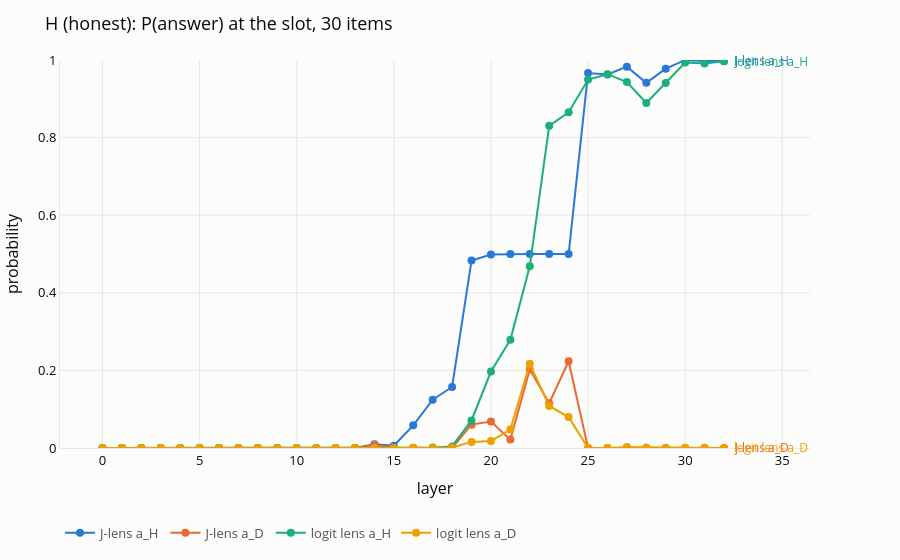
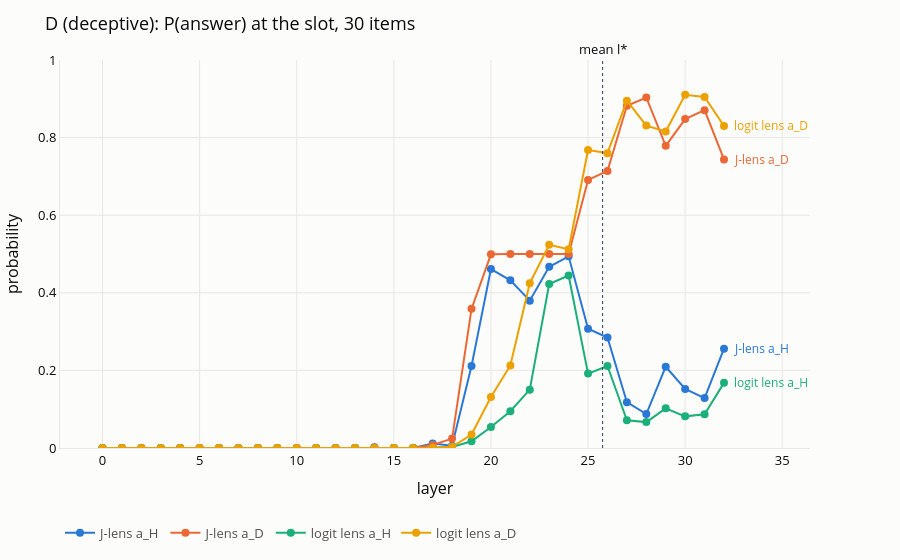
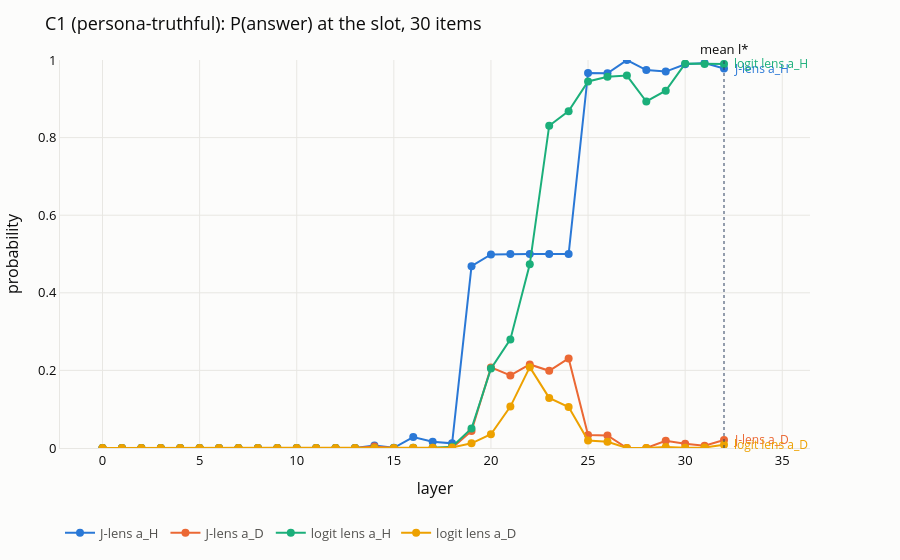
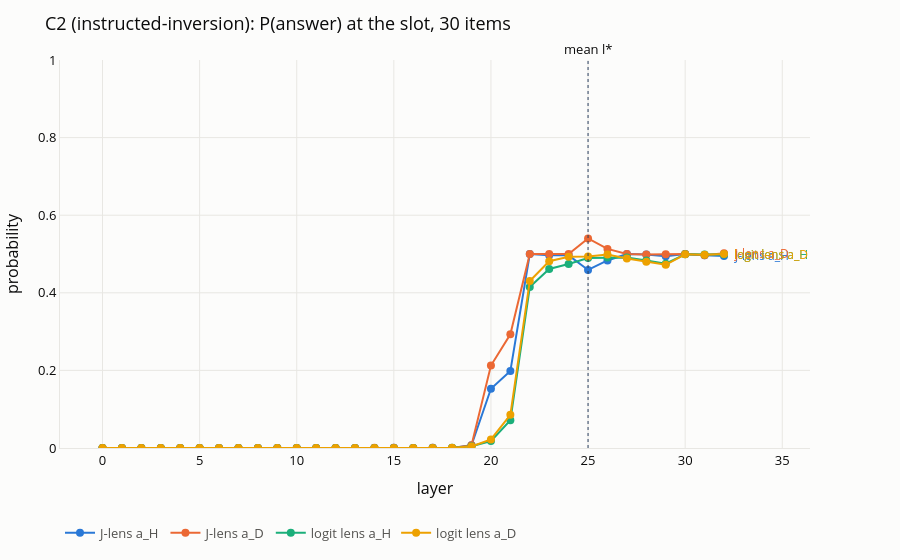

The notebook cell these images were saved under, in order:
### Code cell
# The 4.2 figure, one per condition. Four series each -- J-lens and logit lens,
# a_H and a_D -- which is viz.SERIES's full colour budget, so conditions are
# compared in the next cell rather than by crowding a fifth line in here.
for cond in CONDS:
    if cond in grouped:
        lens_readout.plot_condition(
            grouped[cond],
            title=f"{cond} ({items.CONDITION_NAMES[cond]}): P(answer) at the slot, "
                  f"{len(grouped[cond])} items",
            n_layers=reader.n_layers,
        ).show()

### Figure 1 — Plotly figure (JSON) as saved in the notebook; plotly's stock layout.template omitted (floating-point values rounded to 4 significant figures)
{"data": [{"hovertemplate": "J-lens a_H<br>layer %{x}<br>%{y:.3f}<extra></extra>", "line": {"color": "#2a78d6", "width": 2}, "marker": {"color": "#2a78d6", "size": 8}, "mode": "lines+markers", "name": "J-lens a_H", "type": "scatter", "x": [0, 1, 2, 3, 4, 5, 6, 7, 8, 9, 10, 11, 12, 13, 14, 15, 16, 17, 18, 19, 20, 21, 22, 23, 24, 25, 26, 27, 28, 29, 30, 31, 32], "y": [8.133e-28, 2.635e-23, 1.284e-20, 4.328e-13, 1.608e-15, 4.905e-16, 2.709e-10, 4.505e-09, 1.18e-09, 2.993e-08, 4.953e-08, 5.133e-10, 6.76e-07, 1.687e-05, 0.009731, 0.005968, 0.05835, 0.1243, 0.1573, 0.4831, 0.4986, 0.5, 0.5, 0.5, 0.5, 0.9665, 0.9625, 0.9828, 0.9411, 0.9776, 0.9996, 0.9977, 0.9975]}, {"hovertemplate": "J-lens a_D<br>layer %{x}<br>%{y:.3f}<extra></extra>", "line": {"color": "#eb6834", "width": 2}, "marker": {"color": "#eb6834", "size": 8}, "mode": "lines+markers", "name": "J-lens a_D", "type": "scatter", "x": [0, 1, 2, 3, 4, 5, 6, 7, 8, 9, 10, 11, 12, 13, 14, 15, 16, 17, 18, 19, 20, 21, 22, 23, 24, 25, 26, 27, 28, 29, 30, 31, 32], "y": [8.043e-28, 2.872e-23, 1.434e-20, 4.332e-13, 1.621e-15, 5.591e-16, 2.736e-10, 4.604e-09, 1.233e-09, 3.185e-08, 5.217e-08, 7.263e-10, 8.618e-07, 2.805e-05, 0.007991, 0.000468, 7.83e-06, 5.906e-05, 1.364e-06, 0.06023, 0.06839, 0.02159, 0.2021, 0.1153, 0.2235, 3.3e-14, 6.346e-10, 2.06e-07, 8.66e-06, 6.525e-06, 5.358e-06, 3.21e-05, 3.243e-05]}, {"hovertemplate": "logit lens a_H<br>layer %{x}<br>%{y:.3f}<extra></extra>", "line": {"color": "#1baf7a", "width": 2}, "marker": {"color": "#1baf7a", "size": 8}, "mode": "lines+markers", "name": "logit lens a_H", "type": "scatter", "x": [0, 1, 2, 3, 4, 5, 6, 7, 8, 9, 10, 11, 12, 13, 14, 15, 16, 17, 18, 19, 20, 21, 22, 23, 24, 25, 26, 27, 28, 29, 30, 31, 32], "y": [1.487e-31, 2.468e-33, 2.766e-23, 2.248e-23, 5.271e-12, 1.667e-09, 1.228e-07, 2.352e-06, 1.609e-05, 2.698e-05, 3.843e-05, 3.406e-05, 1.81e-05, 1.73e-05, 2.55e-05, 5.883e-05, 0.0008407, 0.00114, 0.004028, 0.07095, 0.1972, 0.2788, 0.4686, 0.8304, 0.8651, 0.9497, 0.9634, 0.943, 0.8892, 0.9404, 0.9933, 0.9909, 0.9967]}, {"hovertemplate": "logit lens a_D<br>layer %{x}<br>%{y:.3f}<extra></extra>", "line": {"color": "#eda100", "width": 2}, "marker": {"color": "#eda100", "size": 8}, "mode": "lines+markers", "name": "logit lens a_D", "type": "scatter", "x": [0, 1, 2, 3, 4, 5, 6, 7, 8, 9, 10, 11, 12, 13, 14, 15, 16, 17, 18, 19, 20, 21, 22, 23, 24, 25, 26, 27, 28, 29, 30, 31, 32], "y": [1.427e-31, 1.833e-33, 2.563e-23, 2.25e-23, 5.52e-12, 1.722e-09, 1.278e-07, 2.407e-06, 1.58e-05, 2.781e-05, 3.957e-05, 3.442e-05, 1.802e-05, 1.694e-05, 2.349e-05, 4.705e-05, 0.0003339, 0.0003193, 0.001171, 0.01573, 0.01826, 0.04756, 0.217, 0.1084, 0.07962, 7.049e-06, 1.043e-05, 0.002376, 0.001568, 0.0009371, 0.0007626, 0.0005284, 0.0001116]}], "layout": {"annotations": [{"font": {"color": "#2a78d6", "size": 12}, "showarrow": false, "text": "J-lens a_H", "x": 32, "xanchor": "left", "xshift": 8, "y": 0.9975}, {"font": {"color": "#eb6834", "size": 12}, "showarrow": false, "text": "J-lens a_D", "x": 32, "xanchor": "left", "xshift": 8, "y": 3.243e-05}, {"font": {"color": "#1baf7a", "size": 12}, "showarrow": false, "text": "logit lens a_H", "x": 32, "xanchor": "left", "xshift": 8, "y": 0.9967}, {"font": {"color": "#eda100", "size": 12}, "showarrow": false, "text": "logit lens a_D", "x": 32, "xanchor": "left", "xshift": 8, "y": 0.0001116}], "font": {"color": "#0b0b0b", "size": 13}, "legend": {"font": {"color": "#52514e"}, "orientation": "h", "x": 0, "y": -0.18}, "margin": {"b": 50, "l": 60, "r": 90, "t": 60}, "paper_bgcolor": "#fcfcfb", "plot_bgcolor": "#fcfcfb", "title": {"text": "H (honest): P(answer) at the slot, 30 items"}, "xaxis": {"gridcolor": "#e8e7e3", "linecolor": "#e8e7e3", "title": {"text": "layer"}, "zeroline": false}, "yaxis": {"gridcolor": "#e8e7e3", "linecolor": "#e8e7e3", "range": [0, 1], "title": {"text": "probability"}, "zeroline": false}}}

### Figure 2 — Plotly figure (JSON) as saved in the notebook; plotly's stock layout.template omitted (floating-point values rounded to 4 significant figures)
{"data": [{"hovertemplate": "J-lens a_H<br>layer %{x}<br>%{y:.3f}<extra></extra>", "line": {"color": "#2a78d6", "width": 2}, "marker": {"color": "#2a78d6", "size": 8}, "mode": "lines+markers", "name": "J-lens a_H", "type": "scatter", "x": [0, 1, 2, 3, 4, 5, 6, 7, 8, 9, 10, 11, 12, 13, 14, 15, 16, 17, 18, 19, 20, 21, 22, 23, 24, 25, 26, 27, 28, 29, 30, 31, 32], "y": [2.048e-27, 8.654e-23, 2.275e-20, 4.989e-13, 2.469e-15, 1.182e-15, 2.815e-10, 4.509e-09, 7.476e-10, 2.491e-08, 4.516e-08, 1.366e-10, 3.614e-07, 3.894e-05, 0.00184, 3.806e-05, 0.0001366, 0.01138, 0.006002, 0.2113, 0.4613, 0.4321, 0.3797, 0.4671, 0.4939, 0.3074, 0.2847, 0.1181, 0.08748, 0.2094, 0.152, 0.1287, 0.2559]}, {"hovertemplate": "J-lens a_D<br>layer %{x}<br>%{y:.3f}<extra></extra>", "line": {"color": "#eb6834", "width": 2}, "marker": {"color": "#eb6834", "size": 8}, "mode": "lines+markers", "name": "J-lens a_D", "type": "scatter", "x": [0, 1, 2, 3, 4, 5, 6, 7, 8, 9, 10, 11, 12, 13, 14, 15, 16, 17, 18, 19, 20, 21, 22, 23, 24, 25, 26, 27, 28, 29, 30, 31, 32], "y": [1.82e-27, 8.614e-23, 2.432e-20, 5.14e-13, 2.589e-15, 1.454e-15, 2.858e-10, 4.515e-09, 7.498e-10, 2.542e-08, 4.675e-08, 1.562e-10, 3.624e-07, 5.063e-05, 0.00139, 3.126e-05, 0.0001534, 0.007755, 0.02419, 0.3586, 0.4992, 0.4999, 0.5, 0.5, 0.5, 0.6908, 0.7141, 0.8819, 0.9034, 0.7788, 0.8478, 0.8707, 0.7436]}, {"hovertemplate": "logit lens a_H<br>layer %{x}<br>%{y:.3f}<extra></extra>", "line": {"color": "#1baf7a", "width": 2}, "marker": {"color": "#1baf7a", "size": 8}, "mode": "lines+markers", "name": "logit lens a_H", "type": "scatter", "x": [0, 1, 2, 3, 4, 5, 6, 7, 8, 9, 10, 11, 12, 13, 14, 15, 16, 17, 18, 19, 20, 21, 22, 23, 24, 25, 26, 27, 28, 29, 30, 31, 32], "y": [5.022e-31, 7.317e-33, 7.725e-23, 4.52e-23, 5.654e-12, 1.11e-09, 7.747e-08, 1.879e-06, 1.491e-05, 2.126e-05, 3.633e-05, 2.867e-05, 1.52e-05, 1.423e-05, 2.004e-05, 3.216e-05, 0.0003509, 0.0005034, 0.002741, 0.01727, 0.05423, 0.09471, 0.1504, 0.4225, 0.4445, 0.1918, 0.2113, 0.07139, 0.06672, 0.1023, 0.08154, 0.08688, 0.1679]}, {"hovertemplate": "logit lens a_D<br>layer %{x}<br>%{y:.3f}<extra></extra>", "line": {"color": "#eda100", "width": 2}, "marker": {"color": "#eda100", "size": 8}, "mode": "lines+markers", "name": "logit lens a_D", "type": "scatter", "x": [0, 1, 2, 3, 4, 5, 6, 7, 8, 9, 10, 11, 12, 13, 14, 15, 16, 17, 18, 19, 20, 21, 22, 23, 24, 25, 26, 27, 28, 29, 30, 31, 32], "y": [4.785e-31, 5.853e-33, 6.305e-23, 4.856e-23, 6.294e-12, 1.21e-09, 8.249e-08, 1.932e-06, 1.484e-05, 2.196e-05, 3.719e-05, 2.886e-05, 1.509e-05, 1.412e-05, 1.98e-05, 3.163e-05, 0.000292, 0.0005108, 0.003074, 0.03479, 0.1315, 0.2128, 0.4248, 0.5236, 0.5124, 0.7681, 0.7599, 0.8953, 0.8309, 0.8157, 0.9104, 0.9048, 0.83]}], "layout": {"annotations": [{"font": {"color": "#2a78d6", "size": 12}, "showarrow": false, "text": "J-lens a_H", "x": 32, "xanchor": "left", "xshift": 8, "y": 0.2559}, {"font": {"color": "#eb6834", "size": 12}, "showarrow": false, "text": "J-lens a_D", "x": 32, "xanchor": "left", "xshift": 8, "y": 0.7436}, {"font": {"color": "#1baf7a", "size": 12}, "showarrow": false, "text": "logit lens a_H", "x": 32, "xanchor": "left", "xshift": 8, "y": 0.1679}, {"font": {"color": "#eda100", "size": 12}, "showarrow": false, "text": "logit lens a_D", "x": 32, "xanchor": "left", "xshift": 8, "y": 0.83}, {"showarrow": false, "text": "mean l*", "x": 25.75, "xanchor": "center", "xref": "x", "y": 1, "yanchor": "bottom", "yref": "y domain"}], "font": {"color": "#0b0b0b", "size": 13}, "legend": {"font": {"color": "#52514e"}, "orientation": "h", "x": 0, "y": -0.18}, "margin": {"b": 50, "l": 60, "r": 90, "t": 60}, "paper_bgcolor": "#fcfcfb", "plot_bgcolor": "#fcfcfb", "shapes": [{"line": {"dash": "dot", "width": 1}, "type": "line", "x0": 25.75, "x1": 25.75, "xref": "x", "y0": 0, "y1": 1, "yref": "y domain"}], "title": {"text": "D (deceptive): P(answer) at the slot, 30 items"}, "xaxis": {"gridcolor": "#e8e7e3", "linecolor": "#e8e7e3", "title": {"text": "layer"}, "zeroline": false}, "yaxis": {"gridcolor": "#e8e7e3", "linecolor": "#e8e7e3", "range": [0, 1], "title": {"text": "probability"}, "zeroline": false}}}

### Figure 3 — Plotly figure (JSON) as saved in the notebook; plotly's stock layout.template omitted (floating-point values rounded to 4 significant figures)
{"data": [{"hovertemplate": "J-lens a_H<br>layer %{x}<br>%{y:.3f}<extra></extra>", "line": {"color": "#2a78d6", "width": 2}, "marker": {"color": "#2a78d6", "size": 8}, "mode": "lines+markers", "name": "J-lens a_H", "type": "scatter", "x": [0, 1, 2, 3, 4, 5, 6, 7, 8, 9, 10, 11, 12, 13, 14, 15, 16, 17, 18, 19, 20, 21, 22, 23, 24, 25, 26, 27, 28, 29, 30, 31, 32], "y": [1.97e-27, 8.794e-23, 2.381e-20, 5.19e-13, 2.76e-15, 1.196e-15, 2.411e-10, 2.913e-09, 5.05e-10, 1.867e-08, 3.989e-08, 1.075e-10, 2.632e-07, 4.398e-05, 0.006135, 0.0005714, 0.02818, 0.01614, 0.01209, 0.4686, 0.4988, 0.4999, 0.5, 0.5, 0.5, 0.9666, 0.9658, 0.9999, 0.974, 0.9701, 0.9891, 0.9924, 0.9783]}, {"hovertemplate": "J-lens a_D<br>layer %{x}<br>%{y:.3f}<extra></extra>", "line": {"color": "#eb6834", "width": 2}, "marker": {"color": "#eb6834", "size": 8}, "mode": "lines+markers", "name": "J-lens a_D", "type": "scatter", "x": [0, 1, 2, 3, 4, 5, 6, 7, 8, 9, 10, 11, 12, 13, 14, 15, 16, 17, 18, 19, 20, 21, 22, 23, 24, 25, 26, 27, 28, 29, 30, 31, 32], "y": [1.618e-27, 8.784e-23, 2.316e-20, 5.14e-13, 2.82e-15, 1.244e-15, 2.435e-10, 2.89e-09, 5.001e-10, 1.913e-08, 4.13e-08, 1.117e-10, 2.93e-07, 5.549e-05, 0.003952, 0.000106, 7.659e-06, 0.0004116, 3.695e-06, 0.04385, 0.2076, 0.1869, 0.2153, 0.199, 0.2309, 0.03333, 0.03253, 3.377e-07, 2.492e-06, 0.01864, 0.01069, 0.006075, 0.02074]}, {"hovertemplate": "logit lens a_H<br>layer %{x}<br>%{y:.3f}<extra></extra>", "line": {"color": "#1baf7a", "width": 2}, "marker": {"color": "#1baf7a", "size": 8}, "mode": "lines+markers", "name": "logit lens a_H", "type": "scatter", "x": [0, 1, 2, 3, 4, 5, 6, 7, 8, 9, 10, 11, 12, 13, 14, 15, 16, 17, 18, 19, 20, 21, 22, 23, 24, 25, 26, 27, 28, 29, 30, 31, 32], "y": [4.305e-31, 5.749e-33, 6.013e-23, 3.824e-23, 4.805e-12, 9.006e-10, 7.583e-08, 1.952e-06, 1.356e-05, 1.941e-05, 3.427e-05, 2.73e-05, 1.542e-05, 1.452e-05, 1.995e-05, 4.748e-05, 0.0005223, 0.0008126, 0.003304, 0.0504, 0.2046, 0.2799, 0.4734, 0.8306, 0.8682, 0.9447, 0.9566, 0.9599, 0.8931, 0.9208, 0.9908, 0.9894, 0.9897]}, {"hovertemplate": "logit lens a_D<br>layer %{x}<br>%{y:.3f}<extra></extra>", "line": {"color": "#eda100", "width": 2}, "marker": {"color": "#eda100", "size": 8}, "mode": "lines+markers", "name": "logit lens a_D", "type": "scatter", "x": [0, 1, 2, 3, 4, 5, 6, 7, 8, 9, 10, 11, 12, 13, 14, 15, 16, 17, 18, 19, 20, 21, 22, 23, 24, 25, 26, 27, 28, 29, 30, 31, 32], "y": [3.658e-31, 5.079e-33, 5.362e-23, 4.49e-23, 5.238e-12, 9.613e-10, 7.703e-08, 1.948e-06, 1.332e-05, 1.968e-05, 3.439e-05, 2.735e-05, 1.53e-05, 1.431e-05, 1.922e-05, 4.423e-05, 0.0003378, 0.000366, 0.001442, 0.0121, 0.03542, 0.1068, 0.2084, 0.1291, 0.1057, 0.01911, 0.01628, 1.298e-05, 5.808e-05, 0.002667, 0.0007651, 0.001256, 0.008161]}], "layout": {"annotations": [{"font": {"color": "#2a78d6", "size": 12}, "showarrow": false, "text": "J-lens a_H", "x": 32, "xanchor": "left", "xshift": 8, "y": 0.9783}, {"font": {"color": "#eb6834", "size": 12}, "showarrow": false, "text": "J-lens a_D", "x": 32, "xanchor": "left", "xshift": 8, "y": 0.02074}, {"font": {"color": "#1baf7a", "size": 12}, "showarrow": false, "text": "logit lens a_H", "x": 32, "xanchor": "left", "xshift": 8, "y": 0.9897}, {"font": {"color": "#eda100", "size": 12}, "showarrow": false, "text": "logit lens a_D", "x": 32, "xanchor": "left", "xshift": 8, "y": 0.008161}, {"showarrow": false, "text": "mean l*", "x": 32, "xanchor": "center", "xref": "x", "y": 1, "yanchor": "bottom", "yref": "y domain"}], "font": {"color": "#0b0b0b", "size": 13}, "legend": {"font": {"color": "#52514e"}, "orientation": "h", "x": 0, "y": -0.18}, "margin": {"b": 50, "l": 60, "r": 90, "t": 60}, "paper_bgcolor": "#fcfcfb", "plot_bgcolor": "#fcfcfb", "shapes": [{"line": {"dash": "dot", "width": 1}, "type": "line", "x0": 32, "x1": 32, "xref": "x", "y0": 0, "y1": 1, "yref": "y domain"}], "title": {"text": "C1 (persona-truthful): P(answer) at the slot, 30 items"}, "xaxis": {"gridcolor": "#e8e7e3", "linecolor": "#e8e7e3", "title": {"text": "layer"}, "zeroline": false}, "yaxis": {"gridcolor": "#e8e7e3", "linecolor": "#e8e7e3", "range": [0, 1], "title": {"text": "probability"}, "zeroline": false}}}

### Figure 4 — Plotly figure (JSON) as saved in the notebook; plotly's stock layout.template omitted (floating-point values rounded to 4 significant figures)
{"data": [{"hovertemplate": "J-lens a_H<br>layer %{x}<br>%{y:.3f}<extra></extra>", "line": {"color": "#2a78d6", "width": 2}, "marker": {"color": "#2a78d6", "size": 8}, "mode": "lines+markers", "name": "J-lens a_H", "type": "scatter", "x": [0, 1, 2, 3, 4, 5, 6, 7, 8, 9, 10, 11, 12, 13, 14, 15, 16, 17, 18, 19, 20, 21, 22, 23, 24, 25, 26, 27, 28, 29, 30, 31, 32], "y": [1.063e-27, 3.855e-23, 1.492e-20, 3.426e-13, 2.868e-15, 4.003e-16, 2.488e-10, 8.203e-09, 2.44e-09, 4.949e-08, 1.293e-07, 2.067e-09, 1.177e-06, 2.298e-05, 0.000303, 0.0008514, 0.0001999, 0.0006633, 6.284e-05, 0.00718, 0.1527, 0.1982, 0.4999, 0.4966, 0.4965, 0.4589, 0.4834, 0.5, 0.4988, 0.4945, 0.4997, 0.4966, 0.4949]}, {"hovertemplate": "J-lens a_D<br>layer %{x}<br>%{y:.3f}<extra></extra>", "line": {"color": "#eb6834", "width": 2}, "marker": {"color": "#eb6834", "size": 8}, "mode": "lines+markers", "name": "J-lens a_D", "type": "scatter", "x": [0, 1, 2, 3, 4, 5, 6, 7, 8, 9, 10, 11, 12, 13, 14, 15, 16, 17, 18, 19, 20, 21, 22, 23, 24, 25, 26, 27, 28, 29, 30, 31, 32], "y": [8.255e-28, 3.803e-23, 1.449e-20, 3.394e-13, 2.846e-15, 4.548e-16, 2.464e-10, 8.2e-09, 2.493e-09, 5.169e-08, 1.409e-07, 2.932e-09, 1.612e-06, 3.505e-05, 0.000365, 0.00091, 0.0001068, 0.000891, 5.805e-05, 0.00722, 0.2125, 0.2929, 0.5, 0.4998, 0.4997, 0.5401, 0.5132, 0.4999, 0.4985, 0.4993, 0.4999, 0.4967, 0.5017]}, {"hovertemplate": "logit lens a_H<br>layer %{x}<br>%{y:.3f}<extra></extra>", "line": {"color": "#1baf7a", "width": 2}, "marker": {"color": "#1baf7a", "size": 8}, "mode": "lines+markers", "name": "logit lens a_H", "type": "scatter", "x": [0, 1, 2, 3, 4, 5, 6, 7, 8, 9, 10, 11, 12, 13, 14, 15, 16, 17, 18, 19, 20, 21, 22, 23, 24, 25, 26, 27, 28, 29, 30, 31, 32], "y": [1.967e-31, 2.152e-33, 2.002e-23, 2.386e-23, 6.342e-12, 1.728e-09, 1.141e-07, 2.136e-06, 1.54e-05, 1.93e-05, 3.631e-05, 2.629e-05, 1.508e-05, 1.308e-05, 2.413e-05, 4.03e-05, 0.0002004, 0.0002032, 0.0006617, 0.004272, 0.01783, 0.07146, 0.4147, 0.4615, 0.4743, 0.4897, 0.4912, 0.491, 0.4832, 0.475, 0.4993, 0.4984, 0.4987]}, {"hovertemplate": "logit lens a_D<br>layer %{x}<br>%{y:.3f}<extra></extra>", "line": {"color": "#eda100", "width": 2}, "marker": {"color": "#eda100", "size": 8}, "mode": "lines+markers", "name": "logit lens a_D", "type": "scatter", "x": [0, 1, 2, 3, 4, 5, 6, 7, 8, 9, 10, 11, 12, 13, 14, 15, 16, 17, 18, 19, 20, 21, 22, 23, 24, 25, 26, 27, 28, 29, 30, 31, 32], "y": [2.158e-31, 2.392e-33, 2.097e-23, 2.571e-23, 7.027e-12, 1.745e-09, 1.173e-07, 2.152e-06, 1.525e-05, 2.011e-05, 3.777e-05, 2.633e-05, 1.493e-05, 1.288e-05, 2.396e-05, 4.079e-05, 0.0002002, 0.0002122, 0.0006791, 0.004157, 0.02214, 0.08543, 0.4305, 0.4814, 0.4929, 0.4935, 0.4989, 0.4882, 0.4799, 0.4722, 0.4991, 0.4983, 0.4997]}], "layout": {"annotations": [{"font": {"color": "#2a78d6", "size": 12}, "showarrow": false, "text": "J-lens a_H", "x": 32, "xanchor": "left", "xshift": 8, "y": 0.4949}, {"font": {"color": "#eb6834", "size": 12}, "showarrow": false, "text": "J-lens a_D", "x": 32, "xanchor": "left", "xshift": 8, "y": 0.5017}, {"font": {"color": "#1baf7a", "size": 12}, "showarrow": false, "text": "logit lens a_H", "x": 32, "xanchor": "left", "xshift": 8, "y": 0.4987}, {"font": {"color": "#eda100", "size": 12}, "showarrow": false, "text": "logit lens a_D", "x": 32, "xanchor": "left", "xshift": 8, "y": 0.4997}, {"showarrow": false, "text": "mean l*", "x": 25, "xanchor": "center", "xref": "x", "y": 1, "yanchor": "bottom", "yref": "y domain"}], "font": {"color": "#0b0b0b", "size": 13}, "legend": {"font": {"color": "#52514e"}, "orientation": "h", "x": 0, "y": -0.18}, "margin": {"b": 50, "l": 60, "r": 90, "t": 60}, "paper_bgcolor": "#fcfcfb", "plot_bgcolor": "#fcfcfb", "shapes": [{"line": {"dash": "dot", "width": 1}, "type": "line", "x0": 25, "x1": 25, "xref": "x", "y0": 0, "y1": 1, "yref": "y domain"}], "title": {"text": "C2 (instructed-inversion): P(answer) at the slot, 30 items"}, "xaxis": {"gridcolor": "#e8e7e3", "linecolor": "#e8e7e3", "title": {"text": "layer"}, "zeroline": false}, "yaxis": {"gridcolor": "#e8e7e3", "linecolor": "#e8e7e3", "range": [0, 1], "title": {"text": "probability"}, "zeroline": false}}}
